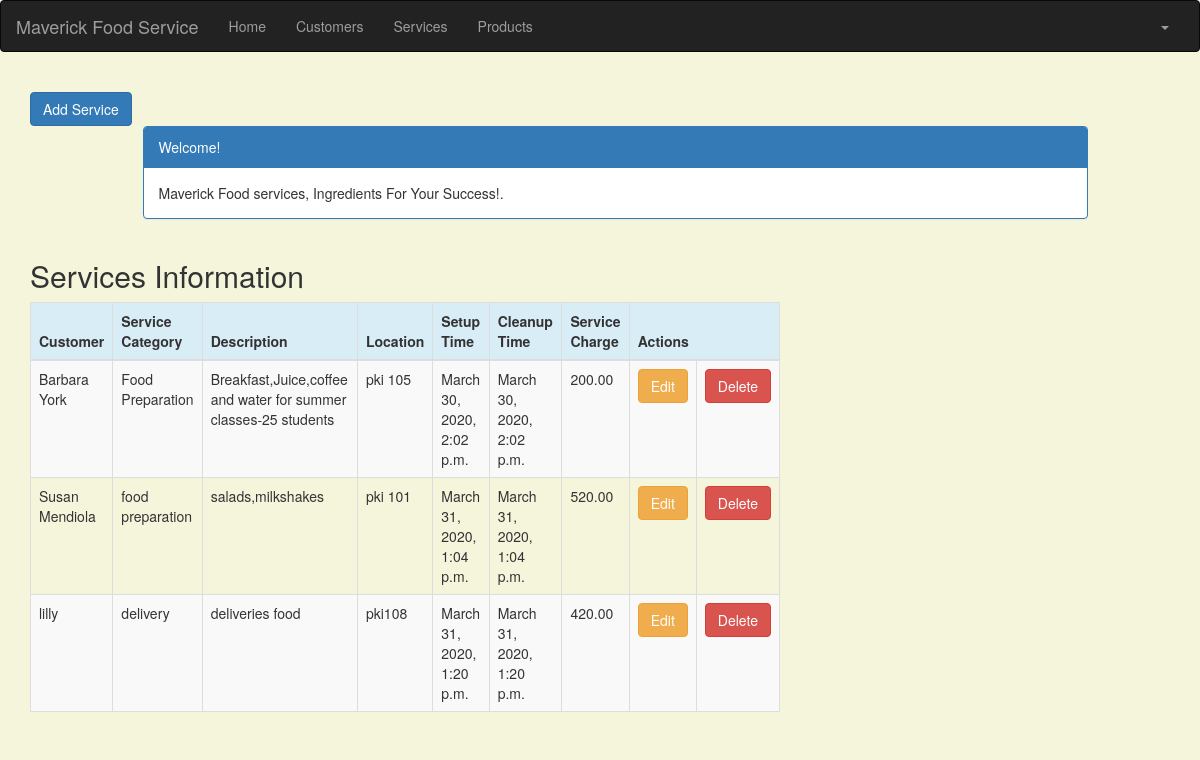
Page /service_list (signed in) on the earlier database version.
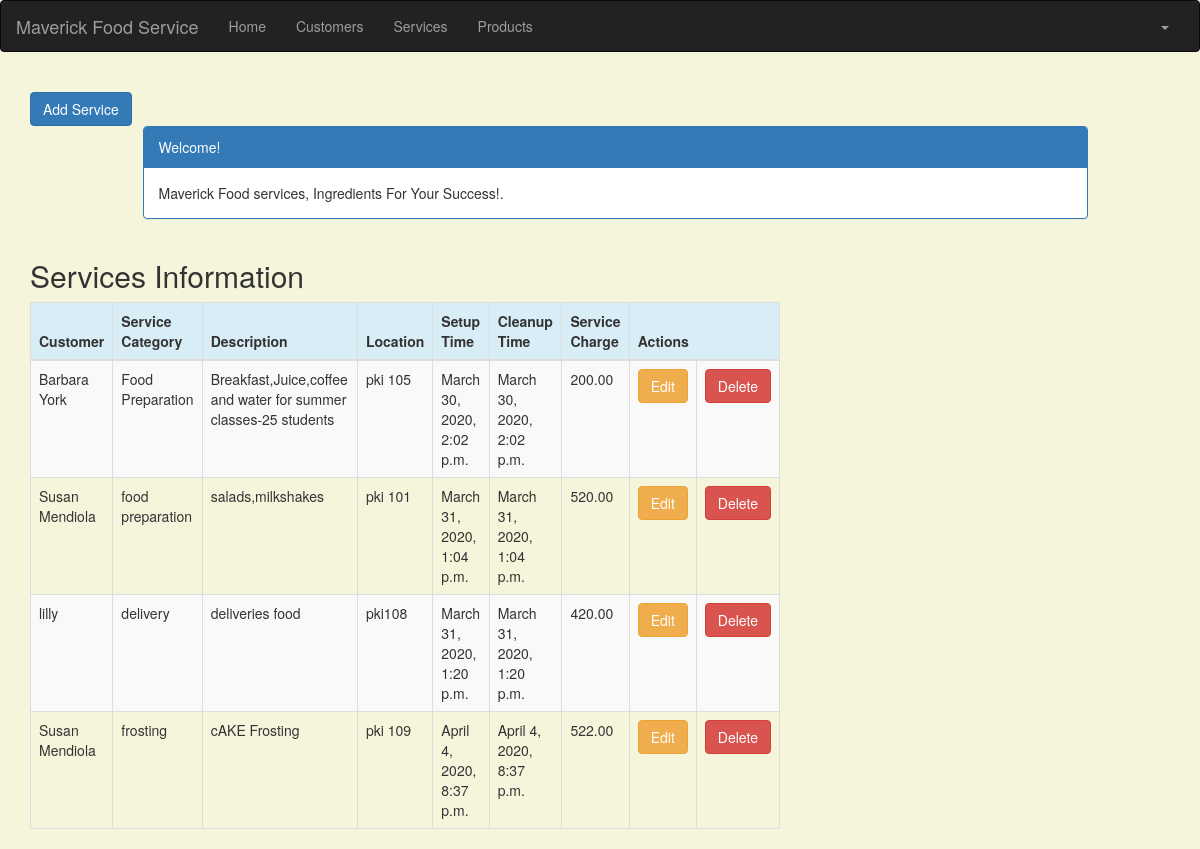
Same page on the later database version.
### crm/models.py (models this page shows, shortened)
class Service(models.Model):
    cust_name = models.ForeignKey(Customer, on_delete=models.CASCADE, related_name='services')
    service_category = models.CharField(max_length=100)
    description = models.TextField()
    location = models.CharField(max_length=200)
    setup_time = models.DateTimeField(
        default=timezone.now)
    cleanup_time = models.DateTimeField(
        default=timezone.now)
    service_charge = models.DecimalField(max_digits=10, decimal_places=2)
    created_date = models.DateTimeField(
        default=timezone.now)
    updated_date = models.DateTimeField(auto_now_add=True)

class Customer(models.Model):
    cust_name = models.CharField(max_length=50)
    organization = models.CharField(max_length=100, blank=True)
    role = models.CharField(max_length=100)
    email = models.EmailField(max_length=100)
    bldgroom = models.CharField(max_length=100)
    address = models.CharField(max_length=200)
    account_number = models.IntegerField(blank=False, null=False)
    city = models.CharField(max_length=50)
    state = models.CharField(max_length=50)
    zipcode = models.CharField(max_length=10)
    phone_number = models.CharField(max_length=50)
    created_date = models.DateTimeField(
        default=timezone.now)
    updated_date = models.DateTimeField(auto_now_add=True)
    def __str__(self):
        return str(self.cust_name)

### crm/views.py (the view)
# urls.py: path('service_list', views.service_list, name='service_list'),
@login_required
def service_list(request):
   services = Service.objects.filter(created_date__lte=timezone.now())
   return render(request, 'crm/service_list.html', {'services': services})

### crm/templates/crm/service_list.html (shortened to what this page needs)
<!DOCTYPE html>
{% extends 'crm/base.html' %}
{% block content %}
    <head>
        <link rel="stylesheet" href="https://maxcdn.bootstrapcdn.com/bootstrap/3.3.4/css/bootstrap.min.css">
    </head>
    <body>
    <div class="container">
        <div class="row">
                     <a href="{% url 'crm:service_new' %}" class="row"><span
                    class="btn btn-primary">Add Service</span></a>
            <div class="col-md-10 col-md-offset-1">
                <div class="panel panel-primary">
                    <div class="panel-heading">Welcome!</div>
                    <div class="panel-body">
                        Maverick Food services, Ingredients For Your Success!.
                    </div>
                </div>
            </div>
        </div>
    </div>
    <div class="row">
        <h2 style="padding-left: 15Px">Services Information</h2>
    </div>
    <div>
        <table class="table table-striped table-bordered table-hover">
            <thead>
            <tr class="bg-info">
                <th>Customer</th>
                <th>Service Category</th>
                <th>Description</th>
                <th>Location</th>
                <th>Setup Time</th>
                <th>Cleanup Time</th>
                <th>Service Charge</th>
                <th colspan="3">Actions</th>
            </tr>
            </thead>
            <tbody>
            {% for service in services %}
                <tr>
                    <td>{{ service.cust_name }}</td>
                    <td>{{ service.service_category }}</td>
                    <td>{{ service.description }}</td>
                    <td>{{ service.location }}</td>
                    <td>{{ service.setup_time }}</td>
                    <td>{{ service.cleanup_time }}</td>
                    <td>{{ service.service_charge }}</td>
                    <td><a href="{% url 'crm:service_edit' pk=service.pk %}"
                           class="btn btn-warning">Edit</a></td>
                    <td><a href="{% url 'crm:service_delete' pk=service.pk %}"
                           onclick="return confirm('Are you sure you want to delete?')"
                           class="btn btn-danger">Delete</a>
                    </td>
                </tr>
            {% endfor %}
            </tbody>
        </table>
    </div>
    </body>
{% endblock %}

### crm/templates/crm/base.html (shortened to what this page needs)
<!DOCTYPE html>
{% load static %}
<html lang="en">
<head>
    <link rel="stylesheet" href="https://maxcdn.bootstrapcdn.com/bootstrap/3.3.7/css/bootstrap.min.css">
</head>
<body id="app-layout">
<nav class="navbar navbar-inverse">
    <div class="container-fluid">
        <div class="navbar-header">
            <a class="navbar-brand" href="/">
                Maverick Food Service
            </a>
        </div>
        <div class="collapse navbar-collapse" id="myNavbar">
            <ul class="nav navbar-nav">
                <li><a href="{% url 'crm:home' %}">Home</a></li>
                <li><a href="{% url 'crm:customer_list' %}">Customers</a></li>
               <li><a href="{% url 'crm:service_list' %}">Services</a></li>
                <li><a href="{% url 'crm:product_list' %}">Products</a></li>
            </ul>
            <ul class="nav navbar-nav navbar-right">
                {% if user.is_authenticated %}
                    <li class="dropdown">
                        <a href="#" class="dropdown-toggle" data-toggle="dropdown" role="button" aria-expanded="false">
                            <span class="caret"></span>
                        </a>
                    </li>
                {% else %}
                    <li><a href="{% url 'login' %}"><span class="glyphicon glyphicon-log-in"></span> Login</a></li>
                {% endif %}
            </ul>
        </div>
    </div>
</nav>
<div class="content container">
    <div class="row">
        <div class="col-md-8">
            {% block content %}{% endblock %}
        </div>
    </div>
</body>
</html>

### crm/templates/crm/base.html (style rules this page uses)
.navbar { margin-bottom: 0; border-radius: 0; }

### crm/templates/crm/service_list.html (style rules this page uses)
body { background-color: beige; }

Differences in the rows shown:
added Service: cust_name "Susan Mendiola", service_category "frosting", description "cAKE Frosting", location "pki 109", setup_time "April 4, 2020, 8:37 p.m.", cleanup_time "April 4, 2020, 8:37 p.m.", service_charge "522.00"
